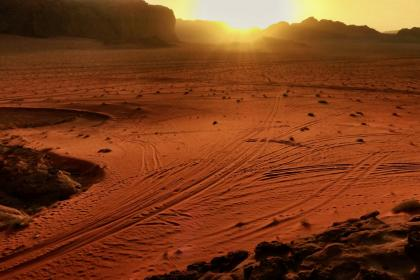
#> input picture data/images/image1.jpg, 420 x 280 px
$ python 21_colorTransfer.py
#> lines starting #> are read from the running program, lines starting #| are printed output that depends on the picture
import cv2
import numpy as np

src = cv2.imread('data/images/image1.jpg')
#> src is the input picture: shape (280, 420, 3); mean B, G, R 27, 60.6, 122.6
dst = cv2.imread('data/images/image2.jpg')
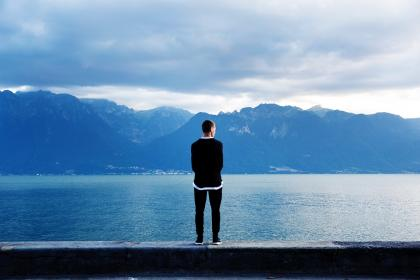
#> input picture data/images/image2.jpg, 420 x 280 px
#> dst is the input picture: shape (280, 420, 3); mean B, G, R 174.8, 142.5, 107.1

cv2.imshow("src",src)
cv2.imshow("dst",dst)

output = dst.copy()

srcLab = cv2.cvtColor(src, cv2.COLOR_BGR2LAB)
#> srcLab: shape (280, 420, 3); mean of channels 0, 1, 2 83.8, 152, 159.4
dstLab = cv2.cvtColor(dst, cv2.COLOR_BGR2LAB)
#> dstLab: shape (280, 420, 3); mean of channels 0, 1, 2 145.6, 126.4, 107.6
outputLab = cv2.cvtColor(output, cv2.COLOR_BGR2LAB)

# srcLab =np.float32(srcLab)과 동일하게 float으로 숫자를 바꾼다.
scrcLab = srcLab.astype('float')
#> scrcLab: shape (280, 420, 3) float64; mean of channels 0, 1, 2 83.8, 152, 159.4
dstLab = dstLab.astype('float')
#> dstLab: shape (280, 420, 3) float64; mean of channels 0, 1, 2 145.6, 126.4, 107.6
outputLab = outputLab.astype('float')

print(srcLab)
#> (printed output is left out)
# 채널 분리
srcL, srcA, srcB = cv2.split(srcLab)
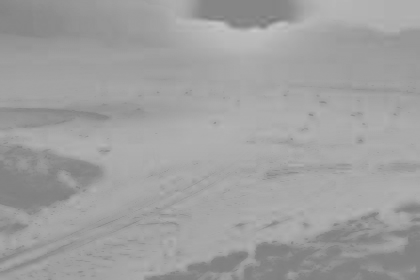
#> srcB: shape (280, 420); min 122, max 199, mean 159.4
dstL, dstA, dstB = cv2.split(dstLab)
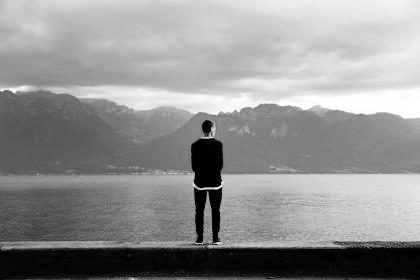
#> dstL: shape (280, 420) float64; min 0, max 255, mean 145.6
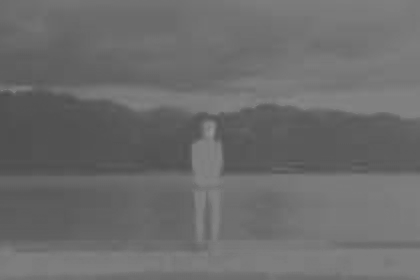
#> dstB: shape (280, 420) float64; min 77, max 149, mean 107.6
outL, outA, outB = cv2.split(outputLab)


# 얻고자 하는 이미지
outL = outL * ( srcL.std() / dstL.std() )
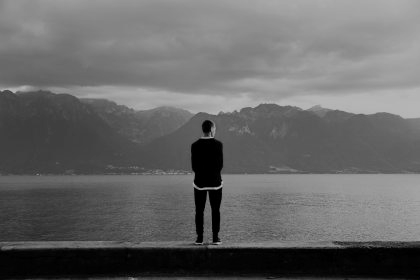
#> outL: shape (280, 420) float64; min 0, max 181.3, mean 103.5
outA = outA * ( srcA.std() / dstA.std() )
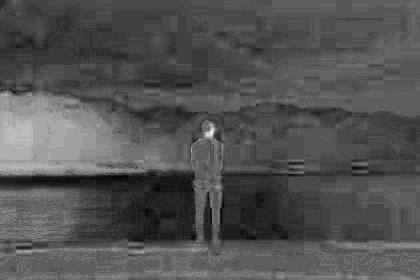
#> outA: shape (280, 420) float64; min 345.2, max 450.3, mean 379.3; drawn with min black and max white
outB = outB * ( srcB.std() / dstB.std() )


# 우리가 눈으로 보기 위해서 0~255 사이값으로 셋팅
outL = np.clip(outL, 0,255)
outA = np.clip(outA, 0,255)
#> outA: shape (280, 420) float64; every value is 255
outB = np.clip(outB, 0,255)

# 채널 합치기
outputLab = cv2.merge([outL, outA, outB])
#> outputLab: shape (280, 420, 3) float64; mean of channels 0, 1, 2 103.5, 255, 99.1

# 이미지는 8비트 정수이므로,, 형변환
outputLab = np.uint8(outputLab)
#> outputLab: shape (280, 420, 3); mean of channels 0, 1, 2 103, 255, 98.7

outputLab = cv2.cvtColor(outputLab, cv2.COLOR_HSV2BGR)
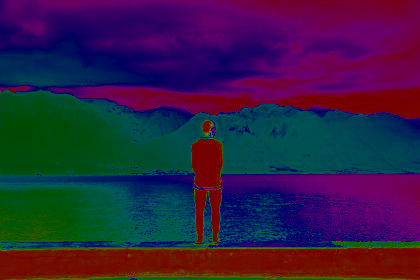
#> outputLab: shape (280, 420, 3); mean B, G, R 67.1, 31.8, 49.1


cv2.imshow("output", outputLab)

cv2.waitKey()
cv2.destroyAllWindows()
